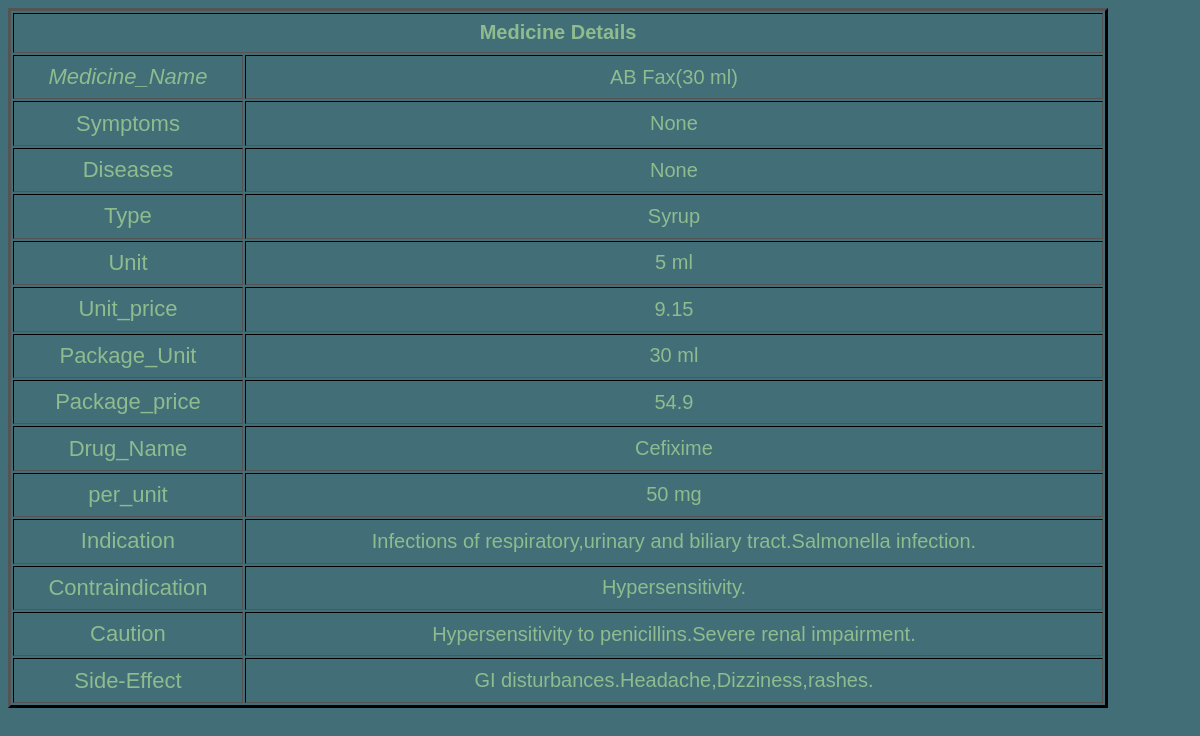
/guide/view/6/, run on the app's committed database.
### guide/models.py (models this page shows, shortened)
class guides(models.Model):
    mname=models.CharField(null='False',verbose_name='Medicine_Name',max_length=30)
    symptoms = models.CharField(max_length=1000, null='False')
    diseases = models.CharField(max_length=1000,null='False')
    category=models.CharField(null='False',verbose_name='Type',max_length=50)
    unit=models.CharField(max_length=10,null='False',verbose_name='Unit')
    unit_price=models.FloatField(null='False',verbose_name='Unit_price')
    package_unit=models.CharField(max_length=10,null='False',verbose_name='Package_Unit')
    package_price=models.FloatField(null='False',verbose_name='Package_price')
    drug=models.CharField(max_length=20,null='False',verbose_name='Drug_Name')
    per_unit=models.CharField(max_length=10,null='False',verbose_name='per_unit')
    indication=models.CharField(max_length=100,verbose_name='Indication')
    contraindication=models.CharField(max_length=100,verbose_name='Containdication')
    caution=models.CharField(max_length=500,null='True',verbose_name='Caution')
    side_effect=models.CharField(max_length=500,null='True',verbose_name='Side-Effect')

### guide/views.py (the view)
# urls.py: path('view/<int:pk>/', View,name='vieww'),
def View(request, pk):
    guide= get_object_or_404(guides,id=pk)
    return render(request,'view.html',{'key':guide})

### guide/templates/view.html
{% load static %}
<html>
    <head>
        <link rel="stylesheet" type="text/css" href="{% static 'guide.css' %}">
    </head>
    <body>
        <table border=3>
        <th colspan="2">Medicine Details</th>
<tr><td class="menu"><I>Medicine_Name</I></td><td>{{key.mname}}</td></tr>
<tr><td class="menu">Symptoms</td><td>{{key.symptoms}}</td></tr>
<tr><td class="menu">Diseases</td><td>{{key.diseases}}</td></tr>
<tr><td class="menu">Type</td><td>{{ key.category }}</td></tr>
<tr><td class="menu">Unit</td><td>{{ key.unit }}</td></tr>
<tr><td class="menu">Unit_price</td><td>{{ key.unit_price }}</td></tr>
<tr><td class="menu">Package_Unit</td><td>{{ key.package_unit }}</td></tr>
<tr><td class="menu">Package_price</td><td>{{ key.package_price }}</td></tr>
<tr><td class="menu">Drug_Name</td><td>{{ key.drug }}</td></tr>
<tr><td class="menu">per_unit</td><td>{{ key.per_unit }}</td></tr>
<tr><td class="menu">Indication</td><td>{{ key.indication }}</td></tr>
<tr><td class="menu">Contraindication</td><td>{{ key.contraindication }}</td></tr>
<tr><td class="menu">Caution</td><td>{{ key.caution }}</td></tr>
<tr><td class="menu">Side-Effect</td><td>{{ key.side_effect }}</td></tr>
        </table>
</body>
</html>

### guide/static/guide.css (style rules this page uses)
body { background-color: rgba(13, 70, 83, 0.78); }
table { border-color:black; height:700px; width:1100px; text-align: center; font-size: 20px; color:darkseagreen; font-family: Arial, Helvetica, sans-serif; }
table tr td.menu { font-size: 22px; }

### data on the page
guides: mname "AB Fax(30 ml)", symptoms "None", diseases "None", category "Syrup", unit "5 ml", unit_price "9.15", package_unit "30 ml", package_price "54.9", drug "Cefixime", per_unit "50 mg", indication "Infections of respiratory,urinary and biliary tract.Salmonella infection.", contraindication "Hypersensitivity.", caution "Hypersensitivity to penicillins.Severe renal impairment.", side_effect "GI disturbances.Headache,Dizziness,rashes."
